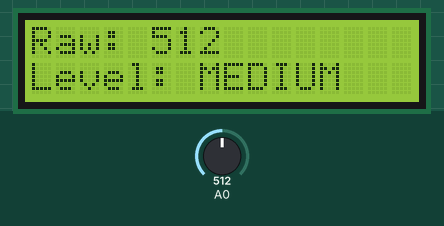
Simulated run of this sketch. Board: Arduino Uno, built with avr-gcc and run on an emulated ATmega328P. Shown: 16×2 character LCD. The inputs (shaded band) are chosen by the test bench; at power-on: A0 = 512.

Above: at 1.2 s.
1.3 s: A0 set to 534
At 2.0 s:
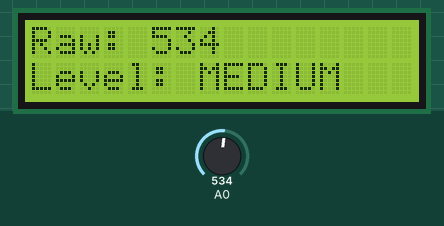
3.1 s: A0 set to 561
At 3.8 s:
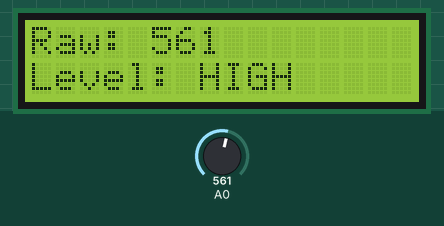
4.7 s: A0 set to 340
At 5.7 s:
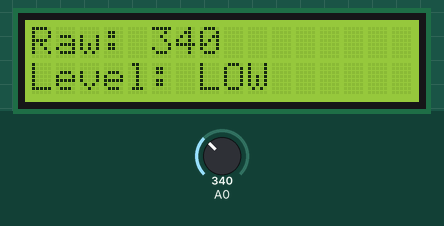
Timing chart, 0 to 7.7 s (numbered marks = the images above; inputs shaded):
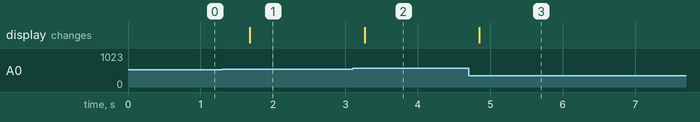

The sketch:

air_quality_monitor.ino
```cpp
#include <Wire.h>
#include <LiquidCrystal_I2C.h>

LiquidCrystal_I2C lcd(0x27, 16, 2);

void setup() {
  lcd.init();
  lcd.backlight();
}

void loop() {
  int air = analogRead(A0);

  lcd.setCursor(0, 0);
  lcd.print("Raw: ");
  lcd.print(air);
  lcd.print("       ");

  lcd.setCursor(0, 1);
  lcd.print("Level: ");

  if (air >= 550) {
    lcd.print("HIGH   ");
  } else if (air >= 350) {
    lcd.print("MEDIUM ");
  } else {
    lcd.print("LOW    ");
  }

  delay(500);
}
```

Measured:
- the behaviour switches between 549 and 550 on A0 (found by bisection; images 1 and 2)
- after the input at 1.3 s, the display: changes after 0.38 s (image 1)
- after the input at 3.1 s, the display: changes after 0.16 s (image 2)
- after the input at 4.7 s, the display: changes after 0.15 s (image 3)
